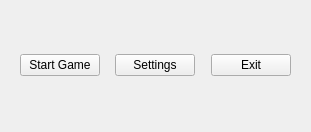
<?xml version="1.0" encoding="UTF-8"?>
<ui version="4.0">
 <class>MainWindow</class>
 <widget class="QMainWindow" name="MainWindow">
  <property name="geometry">
   <rect>
    <x>0</x>
    <y>0</y>
    <width>311</width>
    <height>132</height>
   </rect>
  </property>
  <property name="minimumSize">
   <size>
    <width>311</width>
    <height>132</height>
   </size>
  </property>
  <property name="maximumSize">
   <size>
    <width>311</width>
    <height>132</height>
   </size>
  </property>
  <property name="windowTitle">
   <string>MainWindow</string>
  </property>
  <widget class="QWidget" name="centralWidget">
   <widget class="QWidget" name="layoutWidget">
    <property name="geometry">
     <rect>
      <x>0</x>
      <y>0</y>
      <width>311</width>
      <height>131</height>
     </rect>
    </property>
    <layout class="QHBoxLayout" name="horizontalLayout">
     <item>
      <spacer name="horizontalSpacer_2">
       <property name="orientation">
        <enum>Qt::Horizontal</enum>
       </property>
       <property name="sizeHint" stdset="0">
        <size>
         <width>40</width>
         <height>20</height>
        </size>
       </property>
      </spacer>
     </item>
     <item>
      <widget class="QPushButton" name="pb_startGame">
       <property name="text">
        <string>Start Game</string>
       </property>
      </widget>
     </item>
     <item>
      <spacer name="horizontalSpacer_4">
       <property name="orientation">
        <enum>Qt::Horizontal</enum>
       </property>
       <property name="sizeHint" stdset="0">
        <size>
         <width>40</width>
         <height>20</height>
        </size>
       </property>
      </spacer>
     </item>
     <item>
      <widget class="QPushButton" name="pb_settings">
       <property name="text">
        <string>Settings</string>
       </property>
      </widget>
     </item>
     <item>
      <spacer name="horizontalSpacer">
       <property name="orientation">
        <enum>Qt::Horizontal</enum>
       </property>
       <property name="sizeHint" stdset="0">
        <size>
         <width>40</width>
         <height>20</height>
        </size>
       </property>
      </spacer>
     </item>
     <item>
      <widget class="QPushButton" name="pb_exit">
       <property name="text">
        <string>Exit</string>
       </property>
      </widget>
     </item>
     <item>
      <spacer name="horizontalSpacer_3">
       <property name="orientation">
        <enum>Qt::Horizontal</enum>
       </property>
       <property name="sizeHint" stdset="0">
        <size>
         <width>40</width>
         <height>20</height>
        </size>
       </property>
      </spacer>
     </item>
    </layout>
   </widget>
  </widget>
 </widget>
 <layoutdefault spacing="6" margin="11"/>
 <resources/>
 <connections/>
</ui>
